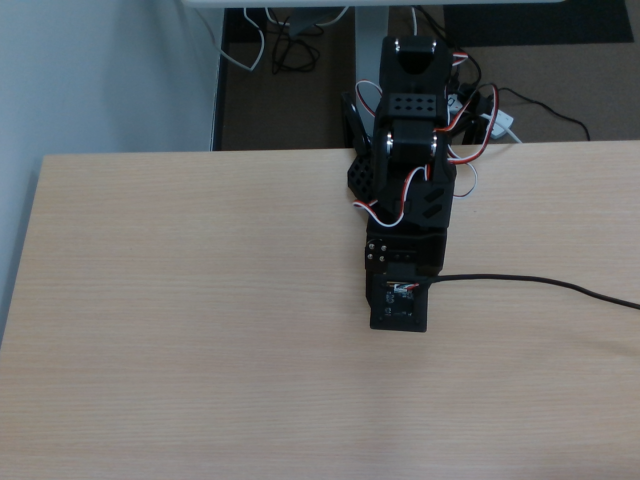
#> input picture sim_mujoco/assets/office3/photo_front_folded.png, 640 x 480 px
$ python make_overlay.py
#> lines starting #> are read from the running program, lines starting #| are printed output that depends on the picture; after the words box and inside, x2 and y2 are one past the last pixel; in counts of white or black regions, pixels touching at a corner belong together
"""Background image for squint's overlay ("greenscreen") from a real front-camera photo of the office3 desk.

Squint renders only the robot and the object and composites them over a real photo of the empty scene. The arm can't
leave the D435's view, so the photo is one with the arm folded (sim_mujoco/assets/office3/photo_front_folded.png) and
the arm is painted out: its dark pixels inside a box around it (+ a dilation) are inpainted from the desk around them.
Then centre-cropped to a square as deploy.py crops the real frames. The policy sees it at 16 x 16, so leftovers of the
arm hardly matter; a photo of the desk with the arm out of the way would be better (pass it with --photo --no-inpaint).

The wrist camera moves, so no single photo is its background: it gets a flat image of the desk's colour (the median
of the desk below the arm in the same photo), --wrist-out.

    python sim_squint/tools/make_overlay.py [--photo P] [--out sim_squint/assets/office3_front_overlay.png]
"""

import argparse
from pathlib import Path

import cv2
import numpy as np

REPO = Path(__file__).resolve().parents[2]
ap = argparse.ArgumentParser()
ap.add_argument("--photo", default=str(REPO / "sim_mujoco/assets/office3/photo_front_folded.png"))
ap.add_argument("--out", default=str(REPO / "sim_squint/assets/office3_front_overlay.png"))
ap.add_argument("--wrist-out", default=str(REPO / "sim_squint/assets/office3_wrist_overlay.png"))
ap.add_argument("--box", type=int, nargs=4, default=(330, 20, 475, 340), help="x0 y0 x1 y1 of the arm (640x480 px)")
ap.add_argument("--dark", type=int, default=110, help="pixels darker than this (max RGB) in the box are the arm")
ap.add_argument("--no-inpaint", action="store_true")
a = ap.parse_args()

img = cv2.imread(a.photo)
#> img is the input picture: shape (480, 640, 3); mean B, G, R 109.2, 109.9, 108.5
assert img.shape[:2] == (480, 640), img.shape
if not a.no_inpaint:
    x0, y0, x1, y1 = a.box
    mask = np.zeros(img.shape[:2], np.uint8)
    mask[y0:y1, x0:x1] = (img[y0:y1, x0:x1].max(axis=2) < a.dark).astype(np.uint8) * 255
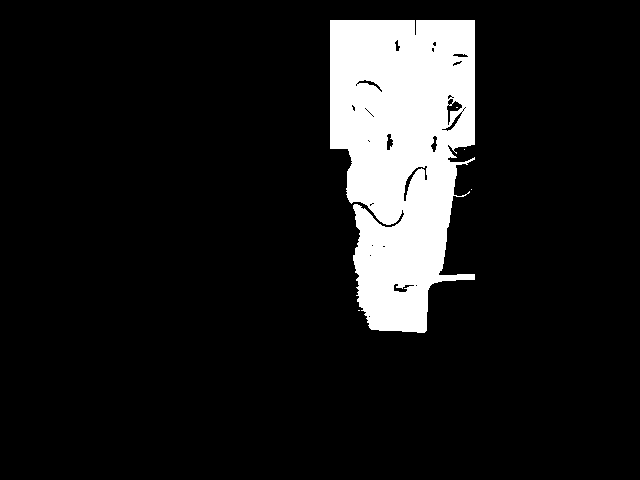
#> mask: shape (480, 640); 11.1% white; 5 white regions (4 under 20 px), largest, box (x1, y1, x2, y2) and area: (330, 20, 475, 333) 34115
    # the arm's white cables and bright highlights: close the gaps between the dark parts
    mask = cv2.morphologyEx(mask, cv2.MORPH_CLOSE, np.ones((25, 25), np.uint8))
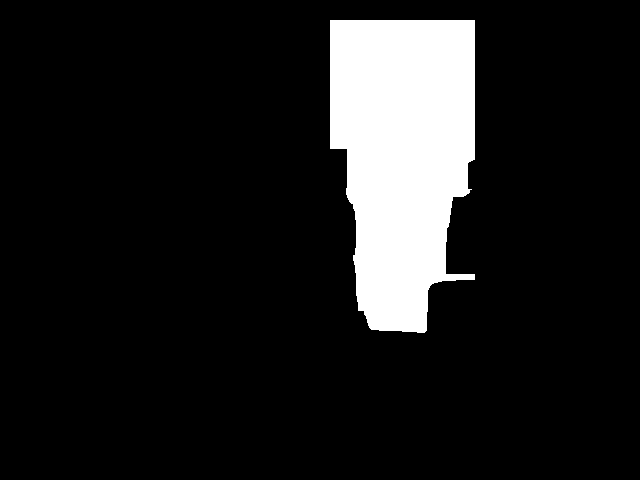
#> mask: shape (480, 640); 11.7% white; 1 white region, box (x1, y1, x2, y2) and area: (330, 20, 475, 333) 36041
    mask = cv2.dilate(mask, np.ones((9, 9), np.uint8))
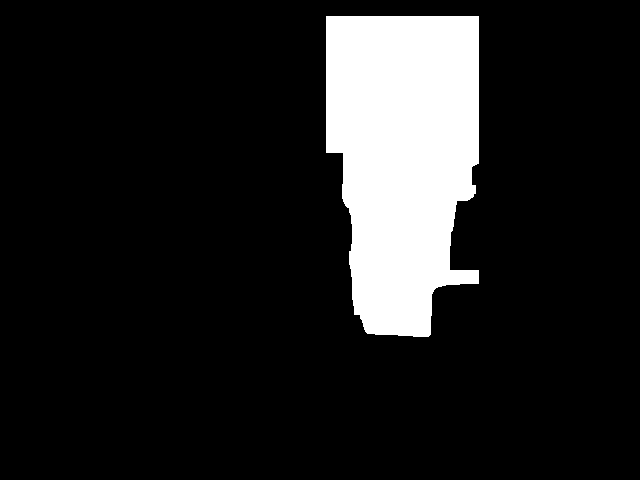
#> mask: shape (480, 640); 13% white; 1 white region, box (x1, y1, x2, y2) and area: (326, 16, 479, 337) 40065
    img = cv2.inpaint(img, mask, 15, cv2.INPAINT_TELEA)
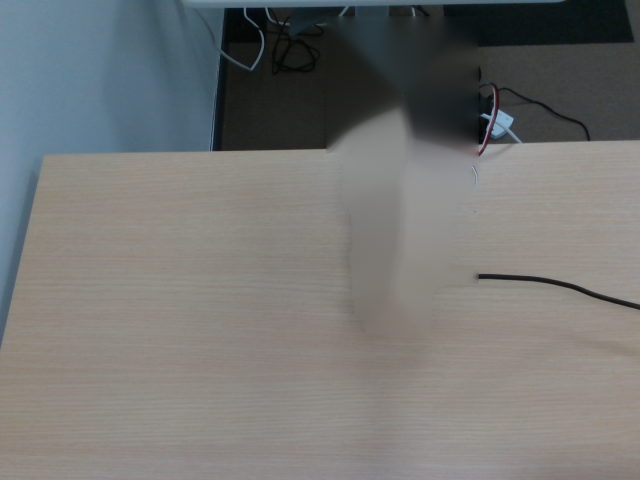
#> img: shape (480, 640, 3); mean B, G, R 115.5, 116.7, 115.9
    cv2.imwrite(str(Path(a.out).with_name(Path(a.out).stem + "_mask.png")), mask)
h, w = img.shape[:2]
#> h = 480; w = 640
s = min(h, w)
#> s = 480
img = img[(h - s) // 2 : (h - s) // 2 + s, (w - s) // 2 : (w - s) // 2 + s]
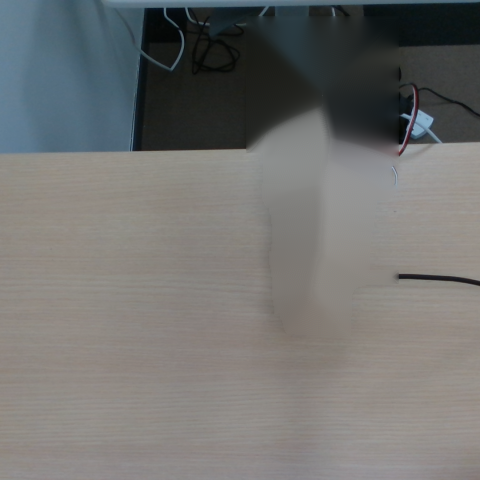
#> img: shape (480, 480, 3); mean B, G, R 112.6, 114.1, 113.7
cv2.imwrite(a.out, img)
print("wrote", a.out, img.shape)
#| wrote sim_squint/assets/office3_front_overlay.png (480, 480, 3)
desk = img[s * 2 // 3 :].reshape(-1, 3)   # the bottom third of the square: desk only
cv2.imwrite(a.wrist_out, np.full((128, 128, 3), np.median(desk, axis=0), np.uint8))
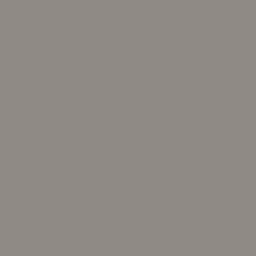
#> saved as office3_wrist_overlay.png: shape (128, 128, 3) (shown 2 times larger); mean B, G, R 133, 138, 143
print("wrote", a.wrist_out, "desk BGR", np.median(desk, axis=0))
#| wrote sim_squint/assets/office3_wrist_overlay.png desk BGR [133. 138. 143.]
